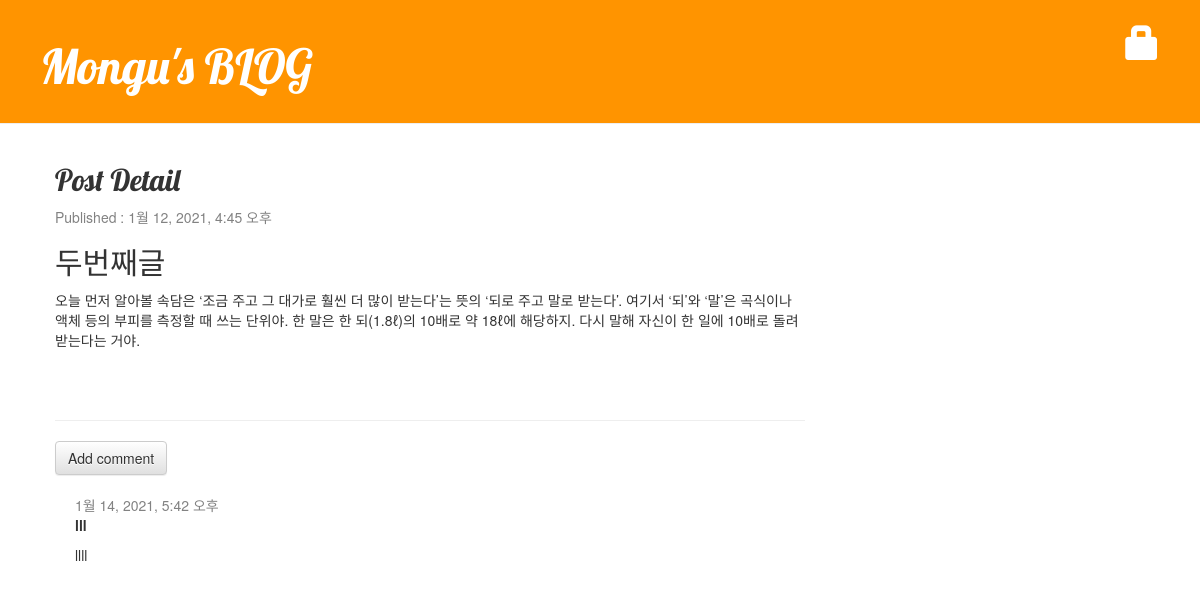
The app's page /post/2/ with its own data.
### blog/models.py (models this page shows, shortened)
class Post(models.Model):
    author = models.ForeignKey('auth.User', on_delete=models.CASCADE)
    title = models.CharField(max_length=200, validators=[min_length_3_validator])
    text = models.TextField()
    created_date = models.DateTimeField(default=timezone.now)
    published_date = models.DateTimeField(blank=True, null=True)

class Comment(models.Model):
    post = models.ForeignKey('blog.Post', on_delete=models.CASCADE, related_name='comments')
    author = models.CharField(max_length=200)
    text = models.TextField()
    created_date = models.DateTimeField(default=timezone.now)
    approved_comment = models.BooleanField(default=False)

### blog/views.py (the view)
# urls.py: path('post/<int:pk>/', views.post_detail, name='post_detail'),
def post_detail(request, pk):
    post = get_object_or_404(Post, pk=pk)
    return render(request, 'blog/post_detail.html', {'post':post})

### blog/templates/blog/post_detail.html (shortened to what this page needs)
{% extends 'blog/base.html' %}
{% block content %}
    <div class="post">
        <h2>Post Detail</h2>
        {% if post.published_date %}
            <div class="date">
                <p>Published : {{post.published_date}}</p>
            </div>
        {% endif %}
        <h2>{{post.title}}</h2>
        <p>{{post.text|linebreaksbr}}</p>
    </div>
    <hr>
    <a class="btn btn-default" href="{% url 'add_comment_to_post' pk=post.pk %}">Add comment</a>
    {% for comment in post.comments.all %}
        {% if user.is_authenticated or comment.approved_comment %}
        <div class="comment">
            <div class="date">
                {{ comment.created_date }}
            </div>
            <strong>{{ comment.author }}</strong>
            <p>{{ comment.text|linebreaks }}</p>
        </div>
        {% endif %}
    {% empty %}
        <p>No comments here yet :(</p>
    {% endfor %}
{% endblock %}

### blog/static/css/blog.css (style rules this page uses)
h1, h2, h3, h4 { font-family: 'Lobster', cursive; }
.date { color: #828282; }
.post { margin-bottom: 70px; }
.comment { margin: 20px 0px 20px 20px; }

### records on screen
Post: published_date "1월 12, 2021, 4:45 오후", title "두번째글", text "오늘 먼저 알아볼 속담은 ‘조금 주고 그 대가로 훨씬 더 많이 받는다’는 뜻의 ‘되로 주고 말로 받는다’. 여기서 ‘되’와 ‘말’은 곡식이나 액체 등의 부피를 측정할 때 쓰는 단위야. 한 말은 한 되(1.8ℓ)의 10배로 약 18ℓ에 해당하지. 다시 말해 자신이 한 일에 10배로 돌려받는다는 거야."
Comment: created_date "1월 14, 2021, 5:42 오후", author "lll", text "llll"
